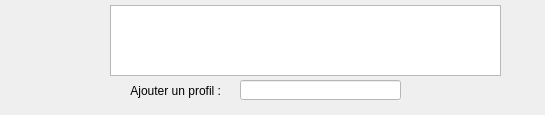
      <widget class="QWidget" name="tab_GestionProfil">
       <attribute name="title">
        <string>Profils</string>
       </attribute>
       <widget class="QLabel" name="label_GFX_Langage_2">
        <property name="geometry">
         <rect>
          <x>20</x>
          <y>25</y>
          <width>71</width>
          <height>76</height>
         </rect>
        </property>
        <property name="text">
         <string notr="true"/>
        </property>
        <property name="pixmap">
         <pixmap resource="ressources.qrc">:/gfx/profil.png</pixmap>
        </property>
        <property name="scaledContents">
         <bool>true</bool>
        </property>
       </widget>
       <widget class="QListWidget" name="listWidget_profil">
        <property name="geometry">
         <rect>
          <x>110</x>
          <y>5</y>
          <width>391</width>
          <height>71</height>
         </rect>
        </property>
       </widget>
       <widget class="QLineEdit" name="lineEdit_AddProfilName">
        <property name="geometry">
         <rect>
          <x>240</x>
          <y>80</y>
          <width>161</width>
          <height>20</height>
         </rect>
        </property>
        <property name="autoFillBackground">
         <bool>false</bool>
        </property>
        <property name="styleSheet">
         <string notr="true">background-color: rgb(255, 255, 255);</string>
        </property>
       </widget>
       <widget class="QLabel" name="label_addAProfil">
        <property name="geometry">
         <rect>
          <x>110</x>
          <y>80</y>
          <width>111</width>
          <height>21</height>
         </rect>
        </property>
        <property name="text">
         <string>Ajouter un profil :</string>
        </property>
        <property name="alignment">
         <set>Qt::AlignRight|Qt::AlignTrailing|Qt::AlignVCenter</set>
        </property>
       </widget>
       <widget class="QPushButton" name="pushButton_AddProfil">
        <property name="geometry">
         <rect>
          <x>410</x>
          <y>80</y>
          <width>31</width>
          <height>26</height>
         </rect>
        </property>
        <property name="text">
         <string notr="true"/>
        </property>
        <property name="icon">
         <iconset>
          <normalon>:/gfx/ajouter.png</normalon>
         </iconset>
        </property>
        <property name="iconSize">
         <size>
          <width>24</width>
          <height>24</height>
         </size>
        </property>
        <property name="flat">
         <bool>true</bool>
        </property>
       </widget>
       <widget class="QPushButton" name="pushButton_copyProfil">
        <property name="geometry">
         <rect>
          <x>510</x>
          <y>-5</y>
          <width>26</width>
          <height>31</height>
         </rect>
        </property>
        <property name="text">
         <string notr="true"/>
        </property>
        <property name="icon">
         <iconset>
          <normalon>:/gfx/copier.png</normalon>
         </iconset>
        </property>
        <property name="iconSize">
         <size>
          <width>24</width>
          <height>24</height>
         </size>
        </property>
        <property name="flat">
         <bool>true</bool>
        </property>
       </widget>
       <widget class="QPushButton" name="pushButton_renameProfil">
        <property name="geometry">
         <rect>
          <x>510</x>
          <y>20</y>
          <width>26</width>
          <height>26</height>
         </rect>
        </property>
        <property name="text">
         <string notr="true"/>
        </property>
        <property name="icon">
         <iconset>
          <normaloff>gfx/rename.png</normaloff>gfx/rename.png</iconset>
        </property>
        <property name="iconSize">
         <size>
          <width>24</width>
          <height>24</height>
         </size>
        </property>
        <property name="flat">
         <bool>true</bool>
        </property>
       </widget>
       <widget class="QPushButton" name="pushButton_favorisProfil">
        <property name="geometry">
         <rect>
          <x>510</x>
          <y>45</y>
          <width>26</width>
          <height>26</height>
         </rect>
        </property>
        <property name="text">
         <string notr="true"/>
        </property>
        <property name="icon">
         <iconset>
          <normalon>:/gfx/favoris.png</normalon>
         </iconset>
        </property>
        <property name="iconSize">
         <size>
          <width>24</width>
          <height>24</height>
         </size>
        </property>
        <property name="flat">
         <bool>true</bool>
        </property>
       </widget>
       <widget class="QPushButton" name="pushButton_deleteProfil">
        <property name="geometry">
         <rect>
          <x>510</x>
          <y>70</y>
          <width>26</width>
          <height>26</height>
         </rect>
        </property>
        <property name="text">
         <string notr="true"/>
        </property>
        <property name="icon">
         <iconset>
          <normalon>:/gfx/supprimer.png</normalon>
         </iconset>
        </property>
        <property name="iconSize">
         <size>
          <width>24</width>
          <height>24</height>
         </size>
        </property>
        <property name="flat">
         <bool>true</bool>
        </property>
       </widget>
      </widget>
